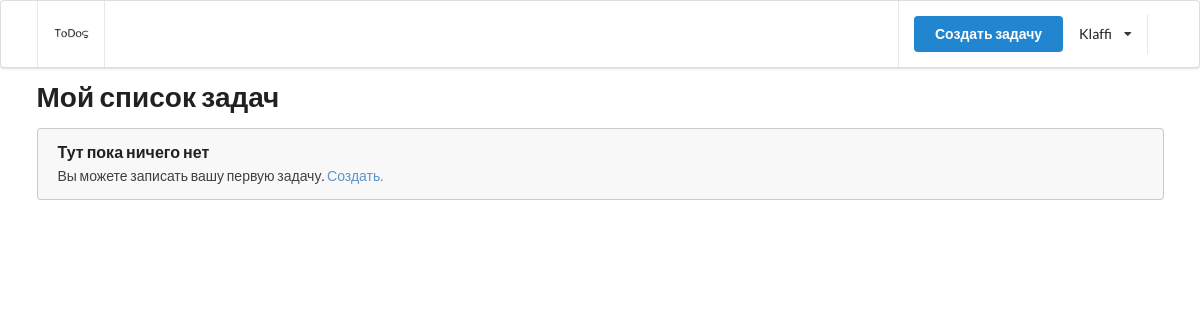
The page /?filter=incomplete (signed in) on the database as committed earlier.
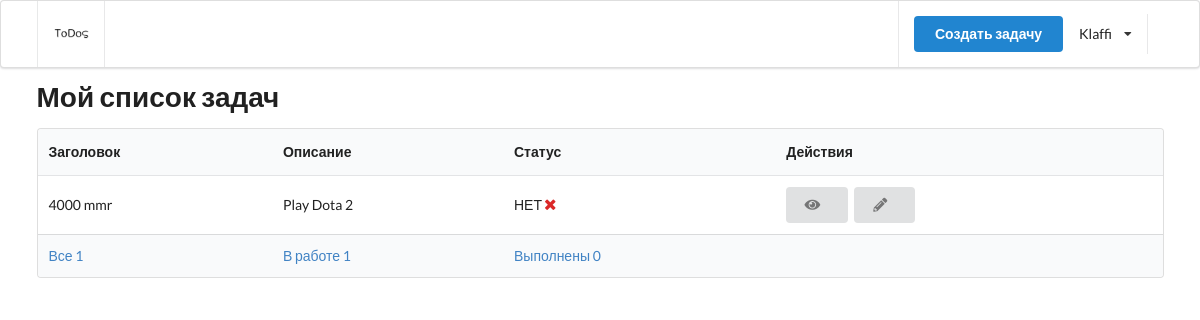
The same page on the database as committed later.
### todo/models.py (models this page shows, shortened)
class Todo(TrackingModel):
    title = models.CharField(max_length=255)
    description = models.TextField()
    is_completed = models.BooleanField(default=False)
    owner = models.ForeignKey(to=User, on_delete=models.CASCADE)

### todo/views.py (the view)
# urls.py: path('',views.index, name='home'),
@login_required
def index(request):
    todos = Todo.objects.filter(owner=request.user)
    completed_count = todos.filter(is_completed=True).count()
    incompleted_count = todos.filter(is_completed=False).count()
    all_count = todos.count()
    context = {'todos': get_showing_todos(request, todos), 'all_count': all_count, 'completed_count': completed_count, 'incompleted_count': incompleted_count}
    return render(request, 'todo/index.html', context)

### todo/views.py (called while the page is built)
def get_showing_todos(request, todos):
    if request.GET and request.GET.get('filter'):
        if request.GET.get('filter') == 'complete':
            return todos.filter(is_completed=True)
        if request.GET.get('filter') == 'incomplete':
            return todos.filter(is_completed=False)
    return todos

### templates/todo/index.html (shortened to what this page needs)
{% extends '__partials/base.html' %}
{% load static %}
{% block content %}
    <h1 class="ui header">Мой список задач</h1>
    {% if todos %}
    <table class="ui table">
        <thead>
            <tr>
                <th>Заголовок</th>
                <th>Описание</th>
                <th>Статус</th>
                <th>Действия</th>
            </tr>
        </thead>
        <tbody>
            {% for todo in todos %}
            <tr>
                <td>
                    {{todo.title}}
                </td>
                <td>
                    {{todo.description}}
                </td>
                <td>
                    {% if todo.is_completed %}
                    ДА<i class="check icon green"></i>
                    {% else %}
                    НЕТ<i class="cancel icon red"></i>
                    {% endif %}
                </td>
                <td>
                <a href={% url 'todo' todo.pk %} class="ui button">
                    <i class="eye icon"></i>
                </a>
                <a href={% url 'todo-edit' todo.pk %} class="ui button">
                    <i class="pencil icon"></i>
                </a>
                </td>
            </tr>
            {% endfor %}
        </tbody>
        <tfoot>
            <tr>
                <th>
                    <a href="?filter=all">Все {{all_count}}</a>
                </th>
                <th>
                    <a href="?filter=incomplete">В работе {{incompleted_count}}</a>
                </th>
                <th>
                    <a href="?filter=complete">Выполнены {{completed_count}}</a>
                </th>
                <th>
                </th>
            </tr>
        </tfoot>
    </table>
    {% else %}
    <div class="ui message">
        <div class="header">
            Тут пока ничего нет
        </div>
        <p>Вы можете записать вашу первую задачу. <a href={% url 'create-todo' %}> Создать.</a></p>
    </div>
    {% endif %}
    {% endblock content %}

Rows that differ between the two databases and show on the page:
now on this page (row edited): Todo: title "4000 mmr", description "Play Dota 2", is_completed "НЕТ"
Other text that changed with them:
{{ all_count }}: (not shown) → "1"
{{ incompleted_count }}: (not shown) → "1"
{{ completed_count }}: (not shown) → "0"
text no longer shown: "Тут пока ничего нет Вы можете записать вашу первую задачу. Создать."
text now shown: "Заголовок Описание Статус Действия Все В работе Выполнены"
